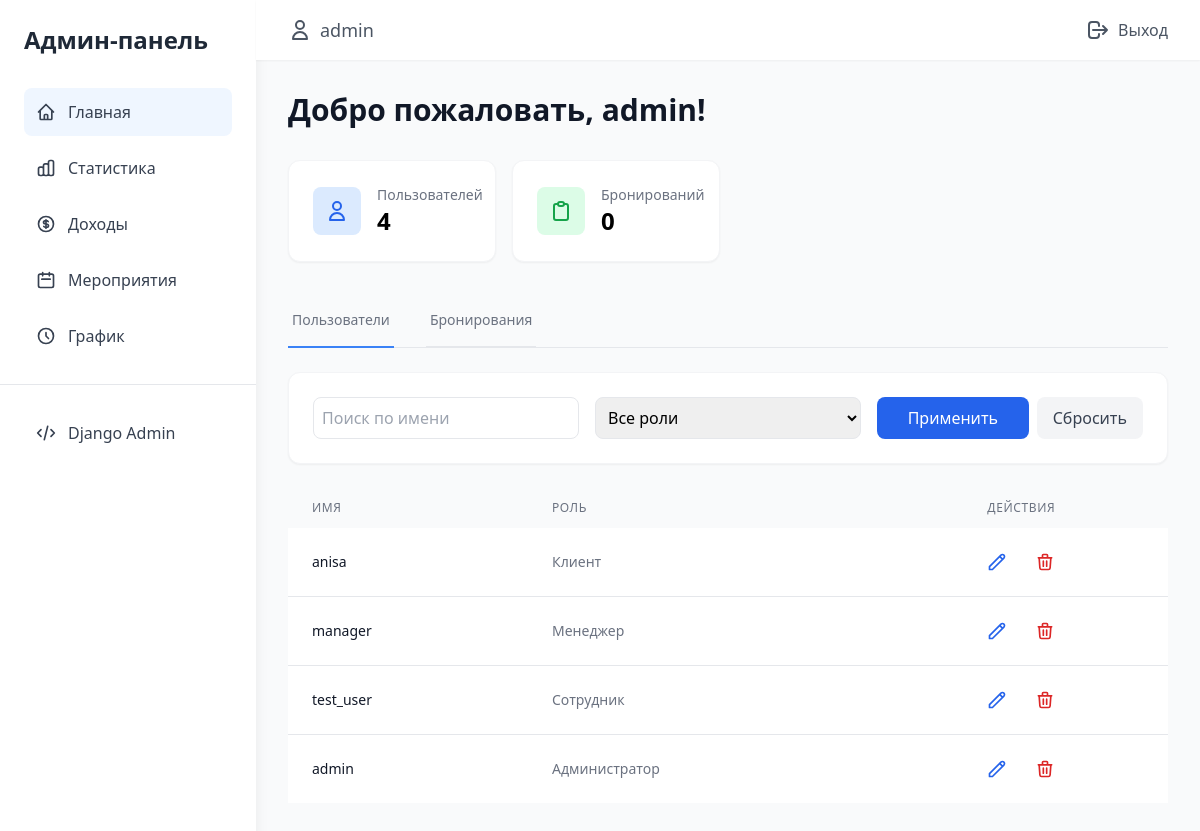
The app's page /staff/admin-dashboard/ (signed in), older data.
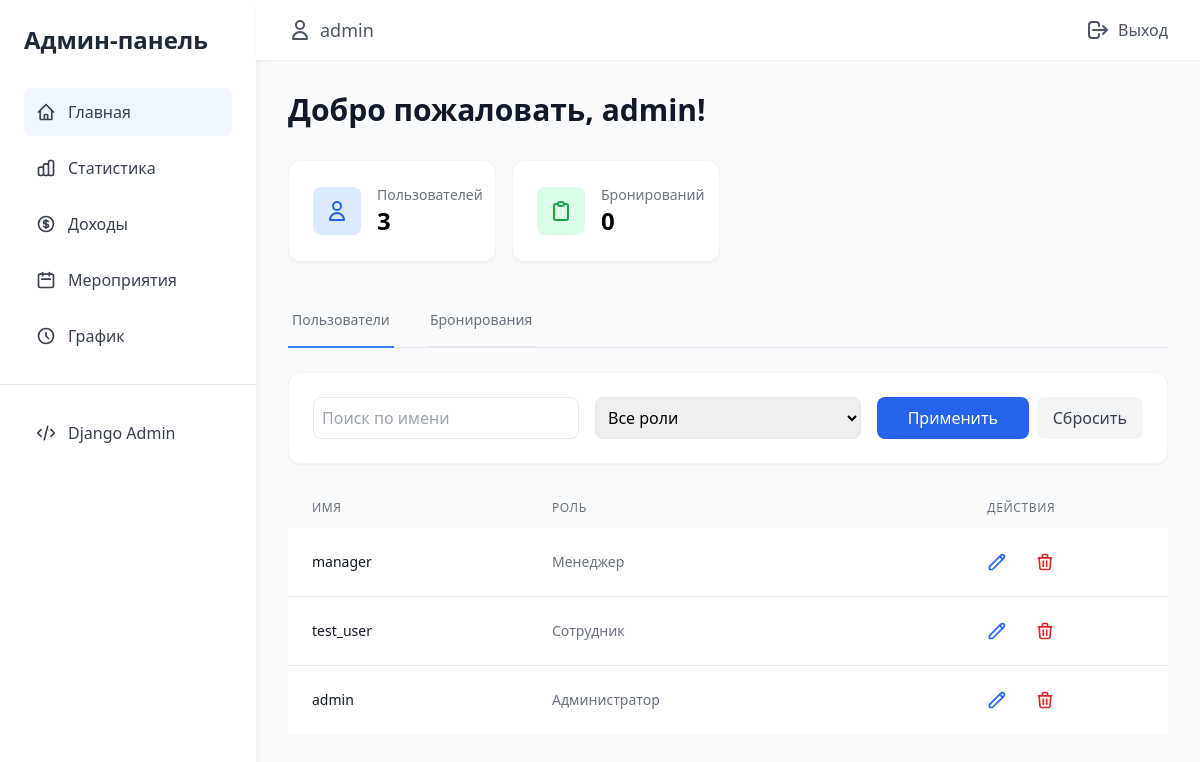
The same page, newer data.
### main/models.py (models this page shows, shortened)
class CustomUser(AbstractUser):
    ROLE_CHOICES = [
        ('CLIENT', 'Клиент'),
        ('STAFF', 'Сотрудник'),
        ('MANAGER', 'Менеджер'),
        ('ADMIN', 'Администратор'),
    ]
    phone_number = models.CharField(max_length=15, unique=True, verbose_name="Номер телефона")
    role = models.CharField(
        max_length=10,
        choices=ROLE_CHOICES,
        default='CLIENT',
        verbose_name='Роль'
    )
    email = models.EmailField(unique=True, verbose_name="Email")

### staff/views.py (the view)
# urls.py: path('admin-dashboard/', views.admin_dashboard, name='admin-dashboard'),
@login_required
@role_required('Admin', 'Manager')
def admin_dashboard(request):
    all_users = CustomUser.objects.all()
    users = CustomUser.objects.all().order_by('-date_joined')
    search_query = request.GET.get('search', '').strip()
    role_filter = request.GET.get('role', '').strip().upper()
    bookings = Booking.objects.select_related('user').all().order_by('-created_at')
    if search_query:
        users = users.filter(username__icontains=search_query)
    if role_filter:
        users = users.filter(role=role_filter)
    total_users = all_users.count()
    bookings = Booking.objects.all()
    booking_search = request.GET.get('booking_search')
    if booking_search:
        bookings = bookings.filter(event_name__icontains=booking_search)
    booking_status = request.GET.get('booking_status')
    if booking_status:
        bookings = bookings.filter(status=booking_status)
    total_bookings = bookings.count()
    pending_bookings = bookings.filter(status='pending').count()
    paginator = Paginator(users, 5)
    page_number = request.GET.get('page', 1)
    page_obj = paginator.get_page(page_number)
    return render(request, 'staff/admin/dashboard.html', {
        'users': page_obj,
        'bookings': bookings,
        'total_users': total_users,
        'total_bookings': total_bookings,
        'pending_bookings': pending_bookings
    })

### staff/views.py (called while the page is built)
def role_required(*group_names):
    def in_groups(user):
        if user.is_authenticated:
            if bool(user.groups.filter(name__in=group_names)) or user.is_superuser:
                return True
        return False
    return user_passes_test(in_groups)

### staff/templates/staff/admin/dashboard.html (shortened to what this page needs)
{% extends 'staff/base_admin.html' %}
{% load static %}
{% block admin_content %}
<div class="max-w-7xl mx-auto" x-data="tabManager">
    <h1 class="text-3xl font-bold text-gray-900 mb-8">Добро пожаловать, {{ user.username }}!</h1>
    <div class="grid grid-cols-1 md:grid-cols-2 lg:grid-cols-4 gap-4 mb-8">
        <div class="bg-white p-6 rounded-xl shadow-sm border border-gray-100">
            <div class="flex items-center">
                <div class="p-3 bg-blue-100 rounded-lg mr-4">
                    <svg class="w-6 h-6 text-blue-600" fill="none" stroke="currentColor" viewBox="0 0 24 24">
                        <path stroke-linecap="round" stroke-linejoin="round" stroke-width="2" d="M16 7a4 4 0 11-8 0 4 4 0 018 0zM12 14a7 7 0 00-7 7h14a7 7 0 00-7-7z"></path>
                    </svg>
                </div>
                <div>
                    <p class="text-sm text-gray-500">Пользователей</p>
                    <p class="text-2xl font-semibold">{{ total_users }}</p>
                </div>
            </div>
        </div>
        <div class="bg-white p-6 rounded-xl shadow-sm border border-gray-100">
            <div class="flex items-center">
                <div class="p-3 bg-green-100 rounded-lg mr-4">
                    <svg class="w-6 h-6 text-green-600" fill="none" stroke="currentColor" viewBox="0 0 24 24">
                        <path stroke-linecap="round" stroke-linejoin="round" stroke-width="2" d="M9 5H7a2 2 0 00-2 2v12a2 2 0 002 2h10a2 2 0 002-2V7a2 2 0 00-2-2h-2M9 5a2 2 0 002 2h2a2 2 0 002-2M9 5a2 2 0 012-2h2a2 2 0 012 2"></path>
                    </svg>
                </div>
                <div>
                    <p class="text-sm text-gray-500">Бронирований</p>
                    <p class="text-2xl font-semibold">{{ total_bookings }}</p>
                </div>
            </div>
        </div>
    </div>
    <div class="border-b border-gray-200 mb-6">
        <nav class="-mb-px flex space-x-8">
            <button @click="activeTab = 'users'"
                    :class="{'border-blue-500 text-blue-600': activeTab === 'users'}"
                    class="py-4 px-1 border-b-2 font-medium text-sm text-gray-500 hover:text-gray-700 hover:border-gray-300 transition-colors">
                Пользователи
            </button>
            <button @click="activeTab = 'bookings'"
                    :class="{'border-blue-500 text-blue-600': activeTab === 'bookings'}"
                    class="py-4 px-1 border-b-2 font-medium text-sm text-gray-500 hover:text-gray-700 hover:border-gray-300 transition-colors">
                Бронирования
            </button>
        </nav>
    </div>
    <div x-show="activeTab === 'users'" x-cloak class="space-y-6">
        <div class="bg-white p-6 rounded-xl shadow-sm border border-gray-100">
            <div class="grid grid-cols-1 md:grid-cols-3 gap-4">
                <input type="text" id="user-search-input"
                       placeholder="Поиск по имени"
                       class="p-2 border border-gray-200 rounded-lg focus:ring-2 focus:ring-blue-500 focus:border-blue-500">
                <select id="user-role-select" class="p-2 border border-gray-200 rounded-lg focus:ring-2 focus:ring-blue-500 focus:border-blue-500">
                    <option value="">Все роли</option>
                </select>
                <div class="flex space-x-2">
                    <button id="user-search-btn" class="bg-blue-600 text-white px-4 py-2 rounded-lg hover:bg-blue-700 transition-colors flex-1">
                        Применить
                    </button>
                    <button id="user-reset-btn" class="bg-gray-100 text-gray-700 px-4 py-2 rounded-lg hover:bg-gray-200 transition-colors">
                        Сбросить
                    </button>
                </div>
            </div>
        </div>
        <div id="user-table-container">
            {% include "staff/common/partials/user_table.html" with users=users %}
        </div>
    </div>
</div>
{% endblock %}

### staff/templates/staff/base_admin.html (shortened to what the changed rows need)
{% load static %}
<!DOCTYPE html>
<html lang="ru">
<head>
    <link rel="stylesheet" href="https://cdn.jsdelivr.net/npm/flatpickr/dist/flatpickr.min.css">
    <link rel="stylesheet" href="{% static 'staff/css/admin.css' %}">
    <script src="https://cdn.tailwindcss.com"></script>
</head>
<body class="bg-gray-50">
<div class="min-h-screen flex">
    <aside class="w-64 bg-white shadow-lg fixed left-0 top-0 bottom-0 overflow-y-auto z-10">
        <div class="p-6">
            <h2 class="text-2xl font-bold text-gray-800 mb-8">Админ-панель</h2>
        </div>
    </aside>
    <div class="ml-64 flex-1">
        <header class="bg-white shadow-sm sticky top-0 z-10">
            <div class="max-w-7xl mx-auto px-4 py-4 sm:px-6 lg:px-8 flex justify-between items-center">
                <div class="flex items-center space-x-4">
                    <a href="{% url 'accounts:profile' %}" class="text-gray-600 hover:text-gray-900 flex items-center">
                        <svg class="w-6 h-6 mr-2" fill="none" stroke="currentColor" viewBox="0 0 24 24">
                            <path stroke-linecap="round" stroke-linejoin="round" stroke-width="2" d="M16 7a4 4 0 11-8 0 4 4 0 018 0zM12 14a7 7 0 00-7 7h14a7 7 0 00-7-7z"></path>
                        </svg>
                        <span class="text-lg font-medium">{{ user.username }}</span>
                    </a>
                </div>
            </div>
        </header>
        <main class="p-8">
            {% block admin_content %}{% endblock %}
        </main>
    </div>
</div>
</body>
</html>

### staff/templates/staff/common/partials/user_table.html (shortened to what this page needs)
{% if users.object_list %}
<div class="overflow-x-auto">
    <table class="w-full">
        <thead class="bg-gray-50">
            <tr>
                <th class="px-6 py-3 text-left text-xs font-medium text-gray-500 uppercase tracking-wider">Имя</th>
                <th class="px-6 py-3 text-left text-xs font-medium text-gray-500 uppercase tracking-wider">Роль</th>
                <th class="px-6 py-3 text-center text-xs font-medium text-gray-500 uppercase tracking-wider">Действия</th>
            </tr>
        </thead>
        <tbody class="bg-white divide-y divide-gray-200">
            {% for user in users %}
            <tr class="hover:bg-gray-50 transition-colors">
                <td class="px-6 py-4 whitespace-nowrap text-sm font-medium text-gray-900">{{ user.username }}</td>
                <td class="px-6 py-4 whitespace-nowrap text-sm text-gray-500">{{ user.get_role_display }}</td>
                <td class="px-6 py-4 whitespace-nowrap text-sm text-center">
                    <div class="flex items-center justify-center space-x-3">
                        <a href="{% url 'staff:edit-user' user.id %}"
                           class="text-blue-600 hover:text-blue-900 p-2 rounded-lg hover:bg-blue-50 transition-colors"
                           title="Редактировать">
                            <svg class="w-5 h-5" fill="none" stroke="currentColor" viewBox="0 0 24 24">
                                <path stroke-linecap="round" stroke-linejoin="round" stroke-width="2" d="M15.232 5.232l3.536 3.536m-2.036-5.036a2.5 2.5 0 113.536 3.536L6.5 21.036H3v-3.572L16.732 3.732z"></path>
                            </svg>
                        </a>
                        <button onclick="deleteUser({{ user.id }})"
                                class="text-red-600 hover:text-red-900 p-2 rounded-lg hover:bg-red-50 transition-colors"
                                title="Удалить">
                            <svg class="w-5 h-5" fill="none" stroke="currentColor" viewBox="0 0 24 24">
                                <path stroke-linecap="round" stroke-linejoin="round" stroke-width="2" d="M19 7l-.867 12.142A2 2 0 0116.138 21H7.862a2 2 0 01-1.995-1.858L5 7m5 4v6m4-6v6m1-10V4a1 1 0 00-1-1h-4a1 1 0 00-1 1v3M4 7h16"></path>
                            </svg>
                        </button>
                    </div>
                </td>
            </tr>
            {% endfor %}
        </tbody>
    </table>
</div>
{% else %}
<div class="p-6 text-center text-gray-500">
    Пользователи не найдены
</div>
{% endif %}

Row changes from the older to the newer data that the page shows:
removed CustomUser: username "anisa", role "Клиент"
Text that changed along with them:
{{ total_users }}: "4" → "3"
